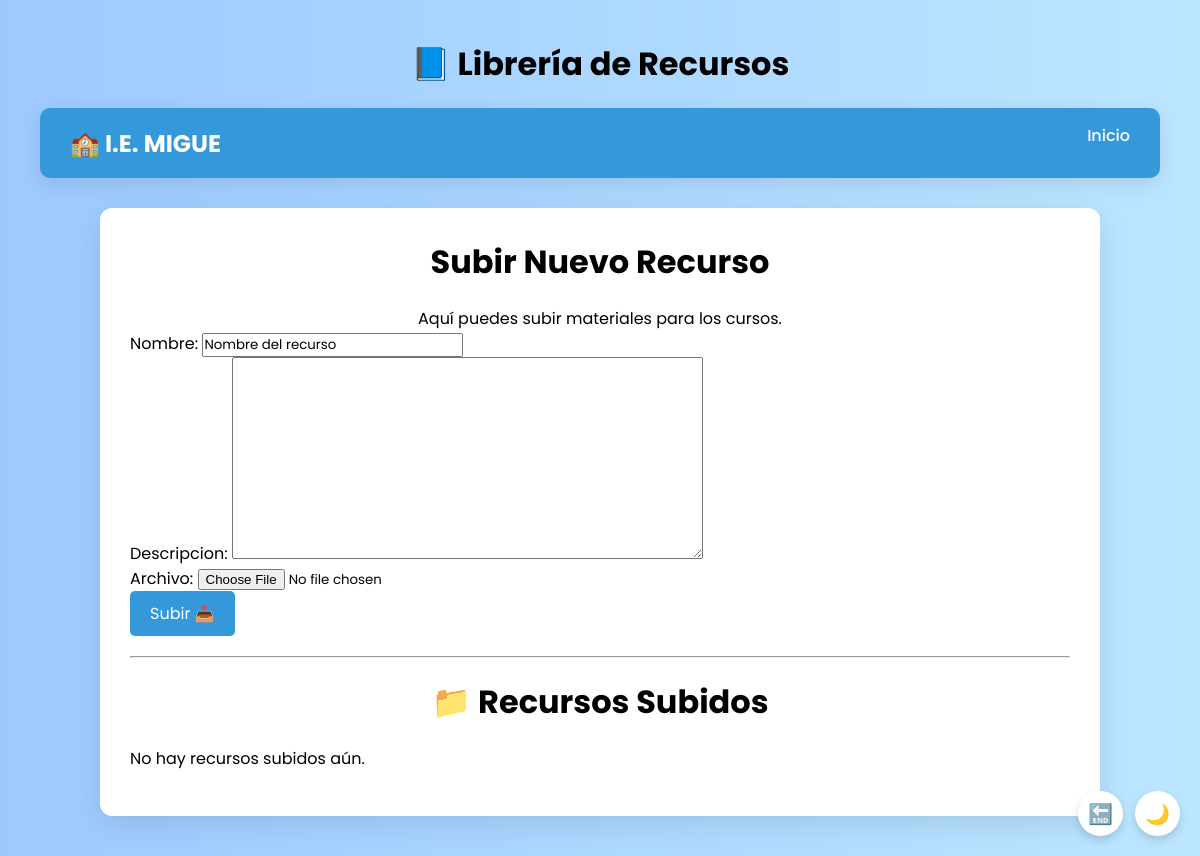
The page /libreria_recursos/ (signed in) on the database as committed earlier.
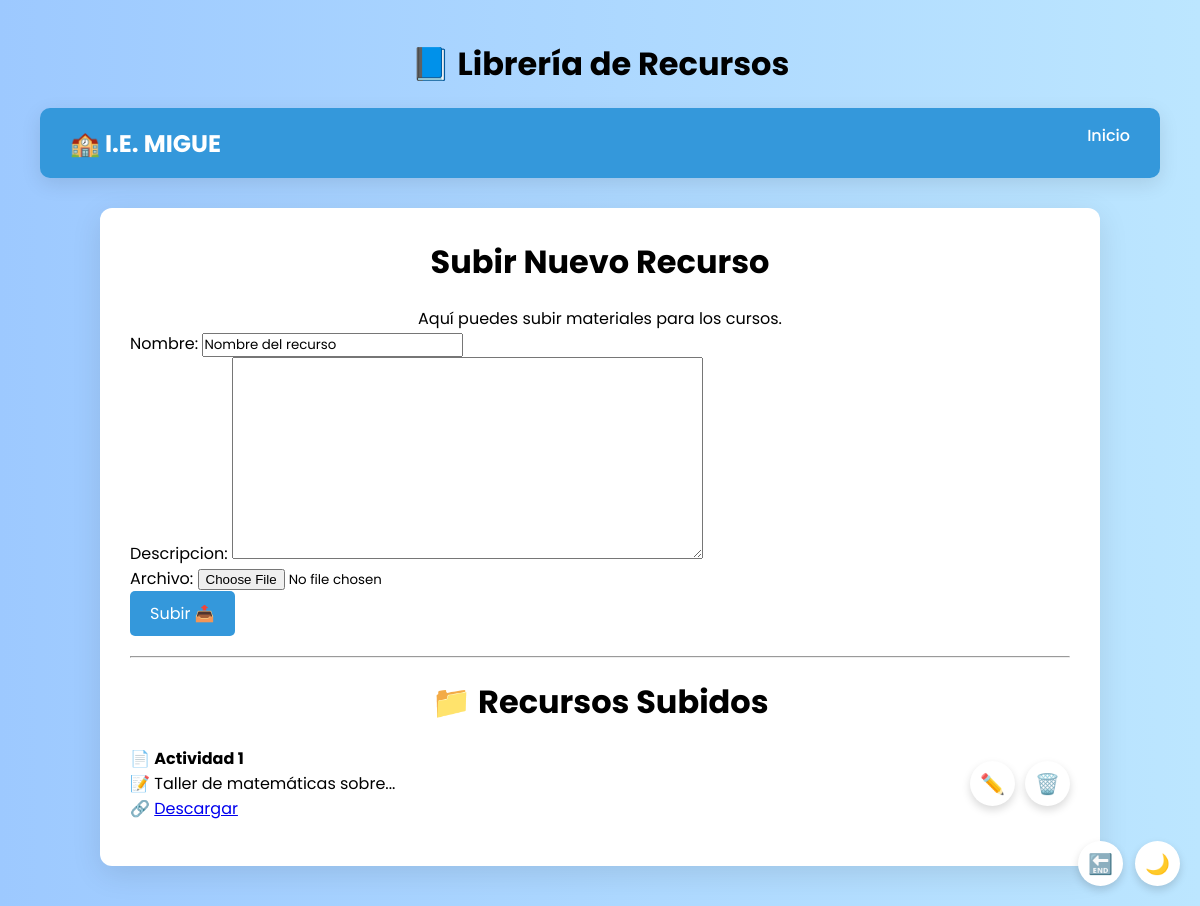
The same page on the database as committed later.
### usuarios/models.py (models this page shows, shortened)
class Recurso(models.Model):
    nombre = models.CharField(max_length=100, default="Recurso sin nombre")
    archivo = models.FileField(upload_to='recursos/')
    descripcion = models.TextField(blank=True, null=True)
    fecha_agregado = models.DateTimeField(auto_now_add=True)

### usuarios/views.py (the view)
# urls.py: path('libreria_recursos/', views.libreria_recursos, name='libreria_recursos'),
@login_required
def libreria_recursos(request):
    if request.method == 'POST':
        form = RecursoForm(request.POST, request.FILES)
        if form.is_valid():
            form.save()
            return redirect('libreria_recursos')
    else:
        form = RecursoForm()
    recursos = Recurso.objects.all()
    return render(request, 'usuarios/libreria_recursos.html', {
        'form': form,
        'recursos': recursos
    })

### usuarios/forms.py
class RecursoForm(forms.ModelForm):
    class Meta:
        model = Recurso
        fields = ['nombre', 'descripcion', 'archivo']
    def __init__(self, *args, **kwargs):
        super().__init__(*args, **kwargs)
        self.fields['nombre'].initial = 'Nombre del recurso'

### usuarios/templates/usuarios/libreria_recursos.html (shortened to what this page needs)
{% load static %}
{% block content %}
<!DOCTYPE html>
<html lang="es">
<head>
</head>
<body>
  <div class="floating-buttons">
    <form method="POST" action="{% url 'logout' %}">
      <button class="icon-button" title="Cerrar sesión">🔚</button>
    </form>
    <button class="icon-button" onclick="toggleDarkMode()" id="darkToggle" title="Modo oscuro/claro">🌙</button>
  </div>
  <h2>📘 Librería de Recursos</h2>
  <nav class="navbar">
    <div class="logo">🏫 I.E. MIGUE</div>
    <ul class="nav-links">
      <li><a href="{% url 'panel_docentes' %}">Inicio</a></li>
    </ul>
  </nav>
  <div class="container">
    <h1>Subir Nuevo Recurso</h1>
    <p style="text-align:center;">Aquí puedes subir materiales para los cursos.</p>
    <form method="POST" enctype="multipart/form-data">
      {{ form.as_p }}
      <button type="submit" class="upload-button">
        Subir 📤
      </button>
    </form>
    <hr style="margin: 20px 0;">
    <h2 style="text-align:center;">📁 Recursos Subidos</h2>
    <ul>
      {% for recurso in recursos %}
        <li onclick="window.location.href='{% url 'detalle_recurso' recurso.id %}'">
          <div>
            📄 <strong>{{ recurso.nombre }}</strong><br>
            📝 {{ recurso.descripcion }}<br>
            🔗 <a href="{{ recurso.archivo.url }}" target="_blank">Descargar</a><br>
          </div>
          <div>
            <a href="{% url 'editar_recurso' recurso.id %}" class="icon-button" title="Editar Recurso">✏️</a>
            <form method="POST" action="{% url 'eliminar_recurso' recurso.id %}" style="display:inline;">
              <button type="submit" class="icon-button" title="Eliminar Recurso" onclick="return confirm('¿Estás seguro de que quieres eliminar este recurso?');">🗑️</button>
            </form>
          </div>
        </li>
      {% empty %}
        <li>No hay recursos subidos aún.</li>
      {% endfor %}
    </ul>
  </div>
</body>
</html>
{% endblock %}

### usuarios/templates/usuarios/libreria_recursos.html (style rules this page uses)
* { margin: 0; padding: 0; box-sizing: border-box; font-family: 'Poppins', sans-serif; }
body { background: linear-gradient(to right, #9dc9ff, #bce6ff); min-height: 100vh; padding: 40px; transition: background 0.4s; }
h1, h2 { text-align: center; margin-bottom: 20px; font-size: 2rem; }
.navbar { display: flex; justify-content: space-between; align-items: center; background-color: #3498db; padding: 15px 30px; border-radius: 10px; margin-bottom: 30px; box-shadow: 0 6px 20px rgba(0,0,0,0.1); }
.navbar .logo { color: white; font-size: 1.5rem; font-weight: bold; }
.navbar .nav-links { list-style: none; display: flex; gap: 20px; }
.navbar .nav-links li a { color: white; text-decoration: none; font-weight: 500; transition: color 0.3s ease; }
.container { max-width: 1000px; margin: 0 auto; background-color: white; padding: 30px; border-radius: 12px; box-shadow: 0 8px 30px rgba(0,0,0,0.1); animation: fadeIn 0.6s ease; }
.floating-buttons { position: fixed; bottom: 20px; right: 20px; display: flex; gap: 12px; z-index: 999; }
.icon-button { background: white; border: none; border-radius: 50%; width: 45px; height: 45px; box-shadow: 0 4px 8px rgba(0,0,0,0.15); font-size: 20px; display: flex; align-items: center; justify-content: center; cursor: pointer; text-decoration: none; color: black; transition: all 0.3s ease; }
ul li { display: flex; justify-content: space-between; align-items: center; margin-bottom: 15px; cursor: pointer; transition: transform 0.3s ease; }
ul li div:first-child { flex: 1; }
ul li div:last-child { display: flex; gap: 10px; }
.upload-button { background-color: #3498db; color: white; padding: 10px 20px; border: none; border-radius: 5px; font-size: 16px; cursor: pointer; transition: background-color 0.3s ease; }

Rows that differ between the two databases and show on the page:
added Recurso: nombre "Actividad 1", descripcion "Taller de matemáticas sobre..."
Other text that changed with them:
text no longer shown: "No hay recursos subidos aún."
